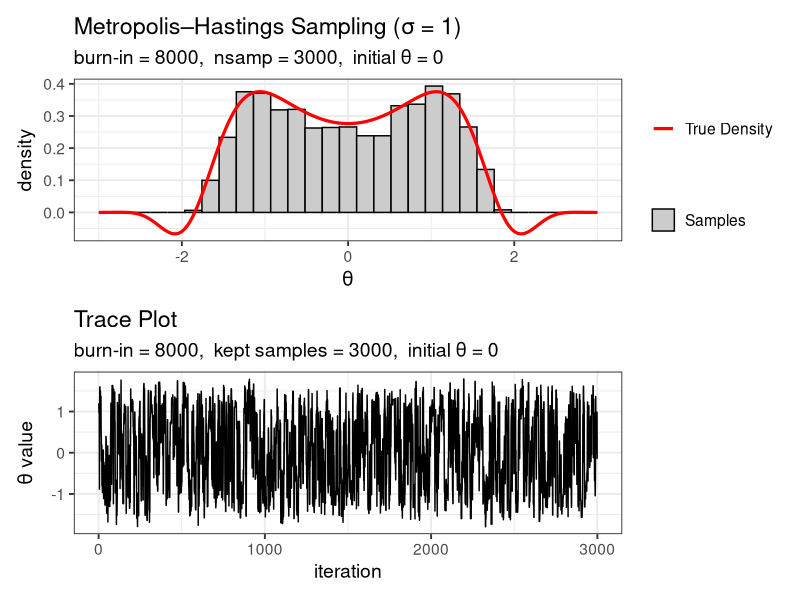
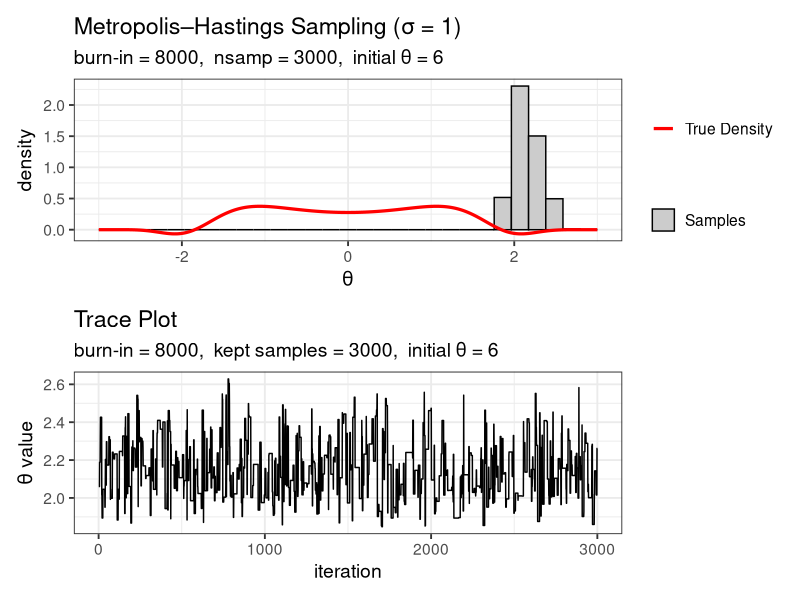
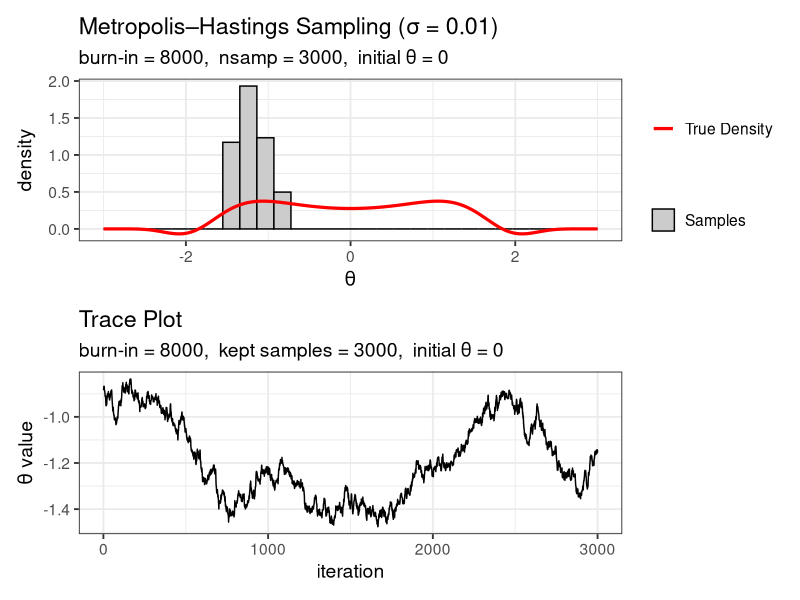
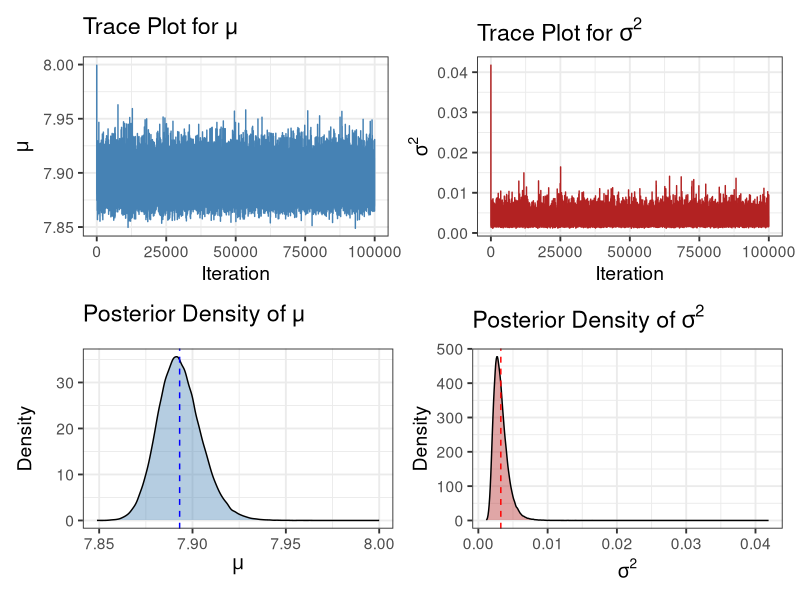
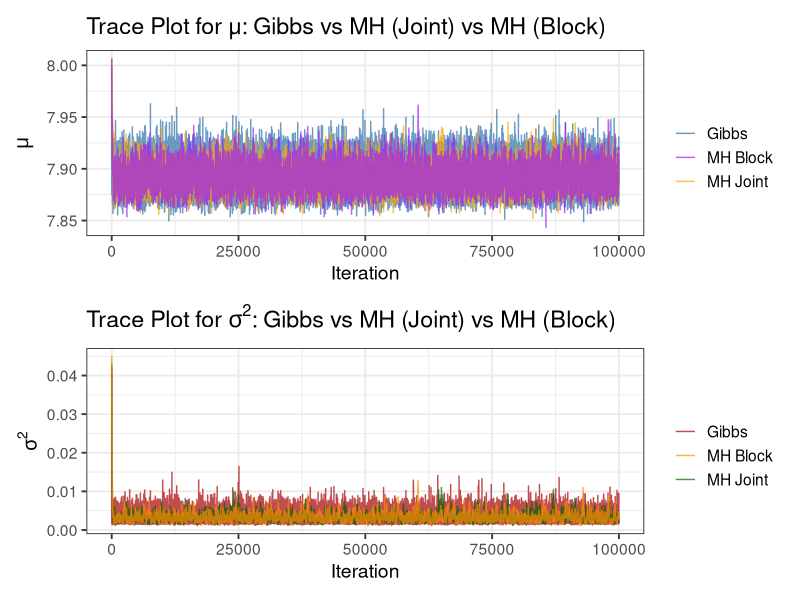
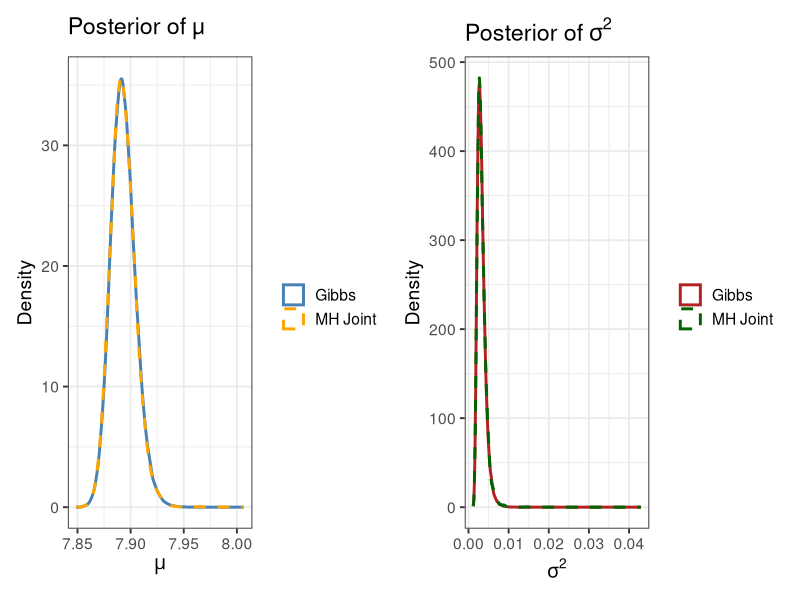
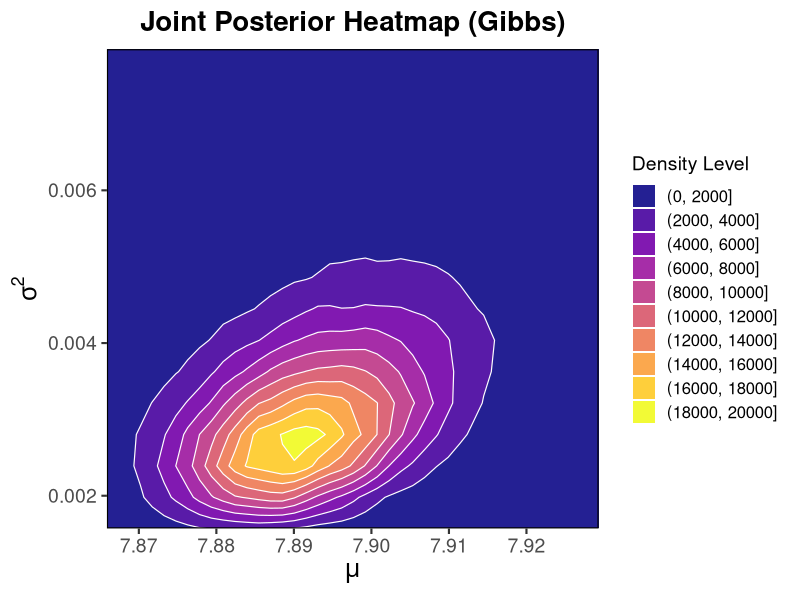
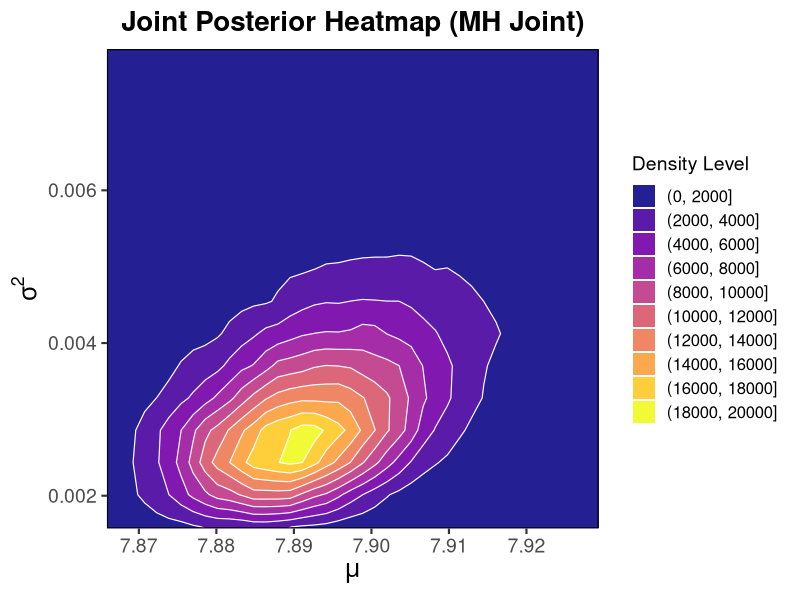

Write R code to recreate these figures, in order. (Note: a time limit stopped this script after it produced the figures.)
## ---- chunk 1
library(ggplot2)
library(patchwork)  
library(mvtnorm)
library(tidyr)
set.seed(431)
knitr::opts_chunk$set(echo = TRUE, fig.align = "center", 
                      fig.width = 10, fig.height = 6,
                      warning = FALSE, message = FALSE)
## ---- chunk 2
# Target distribution (unnormalized)
targetdist <- function(theta) {
  exp(-theta^4/6 + theta^2/2) * cos(theta^3/4)
}

# Single MH update step
MHstep <- function(theta_current, sig) {
  theta_star <- rnorm(1, mean = theta_current, sd = sig)  # propose candidate θ*
  accprob <- targetdist(theta_star) / targetdist(theta_current)  # acceptance probability
  accprob <- min(1, accprob)
  # accept or reject
  u <- runif(1)
  if (u <= accprob) {
    theta_next <- theta_star
    a <- 1
  } else {
    theta_next <- theta_current
    a <- 0
  }
  return(list(theta1 = theta_next, a = a))
}

# Metropolis-Hastings Sampler
MH_sampler <- function(nsamp, sig, burnin, lag, theta_current) {
  theta_samples <- numeric(nsamp)
  acc <- c(accepted = 0, proposed = 0)
  theta <- theta_current   # starting value
  # Burn-in
  for (i in 1:burnin) {
    step <- MHstep(theta, sig)
    theta <- step$theta1
    acc <- acc + c(step$a, 1)
  }
  # Main sampling
  for (i in 1:nsamp) {
    for (j in 1:lag) {
      step <- MHstep(theta, sig)
      theta <- step$theta1
      acc <- acc + c(step$a, 1)
    }
    theta_samples[i] <- theta
  }
  return(list(samples = theta_samples, acc = acc))
}

# Visualization function
plot_MH <- function(sig, nsamp = NULL, theta_initial = NULL) {
  
  # Pull global defaults if user does not override
  if (is.null(nsamp)) nsamp <- get("nsamp", envir = .GlobalEnv)
  if (is.null(theta_initial)) theta_initial <- get("theta_initial", envir = .GlobalEnv)
  
  # Run MH sampler
  result <- MH_sampler(
    nsamp = nsamp,
    sig = sig,
    burnin = burnin,
    lag = lag,
    theta_current = theta_initial   # pass renamed argument to MH sampler
  )
  
  theta_vals <- result$samples
  
  # True normalized density
  thetas <- seq(-3, 3, length.out = 500)
  dens <- targetdist(thetas)
  dens <- dens / sum(dens) / (thetas[2] - thetas[1])
  
  df_samples <- data.frame(theta = theta_vals)
  df_true    <- data.frame(theta = thetas, y = dens)
  
  # Histogram + True Density 
  p1 <- ggplot() +
    geom_histogram(data = df_samples,
                   aes(theta, y = ..density.., fill = "Samples"),
                   bins = 30, color = "black") +
    geom_line(data = df_true,
              aes(theta, y, color = "True Density"),
              size = 1.1) +
    scale_color_manual(values = c("True Density" = "red")) +
    scale_fill_manual(values = c("Samples" = "gray80")) +
    labs(
      title = paste0("Metropolis–Hastings Sampling (σ = ", sig, ")"),
      subtitle = paste0(
        "burn-in = ", burnin,
        ",  nsamp = ", nsamp,
        ",  initial θ = ", theta_initial
      ),
      x = expression(theta), y = "density",
      color = "", fill = ""
    ) +
    theme_bw(base_size = 14)
  
  # Trace Plot
  df_trace <- data.frame(iter = 1:length(theta_vals), value = theta_vals)
  
  p2 <- ggplot(df_trace, aes(iter, value)) +
    geom_line(color = "black") +
    labs(
      title = "Trace Plot",
      subtitle = paste0(
        "burn-in = ", burnin,
        ",  kept samples = ", nsamp,
        ",  initial θ = ", theta_initial
      ),
      y = expression(theta~value),
      x = "iteration"
    ) +
    theme_bw(base_size = 14)
  
  # Return stacked plots
  p1 / p2
}

# Set parameters
burnin <- 8000
lag <- 1
nsamp <- 50000
theta_initial <- 0   # global default
## ---- chunk 3
p1 <- plot_MH(sig = 1, nsamp = 3000, theta_initial = 0)
p1
ggsave("images/σ = 1, θ_i = 0.png", plot = p1, width = 10, height = 6, dpi = 300)
## ---- chunk 4
p2 <- plot_MH(sig = 1, nsamp = 3000, theta_initial = 6)
p2
ggsave("images/σ = 1, θ_i = 6.png", plot = p2, width = 10, height = 6, dpi = 300)
## ---- chunk 5
p3 <- plot_MH(sig = 0.01, nsamp = 3000, theta_initial = 0)
p3
ggsave("images/σ = 0.01, θ_i = 0.png", plot = p3, width = 10, height = 6, dpi = 300)
## ---- chunk 6
# Data summary
n    <- 24
ybar <- 7.8730           # sample mean
s     <- 0.05353         # sample sd

# Prior parameters
mu0       <- 7.9876      # prior mean for mu
sigma0.2  <- 0.000625    # prior variance of mu
alpha     <- 2.5         # IG(alpha, beta)
beta      <- 0.0043
## ---- chunk 7
# Run Gibbs sampler
Nsim <- 100000               # total draws
mus <- numeric(Nsim)         # store mu draws
sigma2 <- numeric(Nsim)      # store sigma^2 draws

# Initial values
mus[1] <- 8
SSE1   <- (n-1)*s^2 + n*(ybar - mus[1])^2
sigma2[1] <- 1 / rgamma(1, n/2 + alpha, SSE1/2 + beta)

# Gibbs updates
for (k in 2:Nsim) {
  # 1. Sample mu | sigma^2, y
  var_mu  <- 1 / (n / sigma2[k-1] + 1 / sigma0.2)
  mean_mu <- var_mu * (n*ybar / sigma2[k-1] + mu0 / sigma0.2)
  mus[k] <- rnorm(1, mean_mu, sqrt(var_mu))
  
  # 2. Sample sigma^2 | mu, y
  SSE <- (n-1)*s^2 + n*(ybar - mus[k])^2
  sigma2[k] <- 1 / rgamma(1, n/2 + alpha, SSE/2 + beta)
}

# Posterior summaries
cat("Posterior mean(mu):", mean(mus), "\n")
cat("Posterior sd(mu):",   sd(mus), "\n")
cat("95% CI for mu:\n"); print(quantile(mus, c(0.025, 0.975)))
cat("\nPosterior mean(sigma^2):", mean(sigma2), "\n")
cat("95% CI for sigma^2:\n"); print(quantile(sigma2, c(0.025, 0.975)))
## ---- chunk 8
# Trace plots
trace_mu <- ggplot(data.frame(iter = 1:Nsim, mu = mus),
                   aes(iter, mu)) +
  geom_line(color = "steelblue") +
  labs(title = "Trace Plot for μ",
       x = "Iteration", y = expression(mu)) +
  theme_bw(14)
trace_sigma2 <- ggplot(data.frame(iter = 1:Nsim, sigma2 = sigma2),
                       aes(iter, sigma2)) +
  geom_line(color = "firebrick") +
  labs(title = expression("Trace Plot for " * sigma^2),
       x = "Iteration", y = expression(sigma^2)) +
  theme_bw(14)

# Posterior density plots
dens_mu <- ggplot(data.frame(mu = mus), aes(mu)) +
  geom_density(fill = "steelblue", alpha = 0.4) +
  geom_vline(xintercept = mean(mus), color = "blue", linetype = 2) +
  labs(title = "Posterior Density of μ",
       x = expression(mu), y = "Density") +
  theme_bw(14)
dens_sigma2 <- ggplot(data.frame(sigma2 = sigma2), aes(sigma2)) +
  geom_density(fill = "firebrick", alpha = 0.4) +
  geom_vline(xintercept = mean(sigma2), color = "red", linetype = 2) +
  labs(title = expression("Posterior Density of " * sigma^2),
       x = expression(sigma^2), y = "Density") +
  theme_bw(14)

# Combined panels
p_gibbs <- (trace_mu | trace_sigma2) / (dens_mu | dens_sigma2)
p_gibbs
ggsave("images/Densityplot_gibbs.png", plot = p_gibbs, width = 12, height = 8, dpi = 300)
## ---- chunk 9
# Log-posterior for (mu, log_sigma2)
log_post <- function(mu, log_sigma2) {
  sigma2 <- exp(log_sigma2)
  
  # SSE(mu) using sufficient stats
  SSE <- (n - 1)*s^2 + n*(ybar - mu)^2
  
  # log-likelihood: N(mu, sigma2) for n observations
  lp_y <- -(n/2) * log(2*pi*sigma2) - SSE/(2*sigma2)
  
  # prior for mu ~ N(mu0, sigma0^2)
  lp_mu <- dnorm(mu, mean = mu0, sd = sqrt(sigma0.2), log = TRUE)
  
  # prior for sigma2 ~ IG(alpha, beta), up to constants:
  # p(sigma2) ∝ (sigma2)^-(alpha+1) exp(-beta/sigma2)
  lp_s2 <- -(alpha + 1)*log(sigma2) - beta/sigma2
  
  # Jacobian for transform sigma2 = exp(log_sigma2)
  lp_jac <- log_sigma2
  return(lp_y + lp_mu + lp_s2 + lp_jac)
} 

# MH sampler for joint update
mh_sampler <- function(Nsim, start_mu, start_log_s2,
                       prop_sd_mu, prop_sd_log_s2) {
  mu     <- numeric(Nsim)
  log_s2 <- numeric(Nsim)
  mu[1]     <- start_mu
  log_s2[1] <- start_log_s2
  acc <- 0
  
  for (k in 2:Nsim) {
    # Propose new (mu, log_sigma2) with Gaussian random walk
    mu_prop     <- rnorm(1, mean = mu[k-1],     sd = prop_sd_mu)
    log_s2_prop <- rnorm(1, mean = log_s2[k-1], sd = prop_sd_log_s2)
    
    # Log acceptance ratio (symmetric proposal ⇒ q cancels)
    log_alpha <- log_post(mu_prop, log_s2_prop) -
                 log_post(mu[k-1], log_s2[k-1])
    
    if (log(runif(1)) < log_alpha) {
      # accept
      mu[k]     <- mu_prop
      log_s2[k] <- log_s2_prop
      acc <- acc + 1
    } else {
      # reject (stay at previous)
      mu[k]     <- mu[k-1]
      log_s2[k] <- log_s2[k-1]
    }
  }
  
  list(mu = mu,
       sigma2 = exp(log_s2),
       acc_rate = acc / (Nsim - 1))
}
## ---- chunk 10
# Run MH sampler (joint update)
mh_out <- mh_sampler(
  Nsim          = Nsim,
  start_mu      = mus[1],
  start_log_s2  = log(sigma2[1]),
  prop_sd_mu    = 0.005,   # tune these
  prop_sd_log_s2 = 0.05
)

cat("MH (joint) acceptance rate:", mh_out$acc_rate, "\n")
## ---- chunk 11
# MH sampler for block-update (Metropolis-within-Gibbs)
mh_block_sampler <- function(Nsim, start_mu, start_log_s2,
                            prop_sd_mu, prop_sd_log_s2) {
  mu     <- numeric(Nsim)
  log_s2 <- numeric(Nsim)
  mu[1]     <- start_mu
  log_s2[1] <- start_log_s2
  acc_mu <- 0
  acc_lambda <- 0
  
  for (k in 2:Nsim) {
    # Block 1: Update mu given current lambda
    mu_prop <- rnorm(1, mean = mu[k-1], sd = prop_sd_mu)
    log_alpha_mu <- log_post(mu_prop, log_s2[k-1]) -
                    log_post(mu[k-1], log_s2[k-1])
    
    if (log(runif(1)) < log_alpha_mu) {
      mu[k] <- mu_prop
      acc_mu <- acc_mu + 1
    } else {
      mu[k] <- mu[k-1]
    }
    
    # Block 2: Update lambda given current mu
    log_s2_prop <- rnorm(1, mean = log_s2[k-1], sd = prop_sd_log_s2)
    log_alpha_lambda <- log_post(mu[k], log_s2_prop) -
                        log_post(mu[k], log_s2[k-1])
    
    if (log(runif(1)) < log_alpha_lambda) {
      log_s2[k] <- log_s2_prop
      acc_lambda <- acc_lambda + 1
    } else {
      log_s2[k] <- log_s2[k-1]
    }
  }
  
  list(mu = mu,
       sigma2 = exp(log_s2),
       acc_rate_mu = acc_mu / (Nsim - 1),
       acc_rate_lambda = acc_lambda / (Nsim - 1),
       acc_rate_overall = (acc_mu + acc_lambda) / (2 * (Nsim - 1)))
}

# Run block-update MH sampler
mh_block_out <- mh_block_sampler(
  Nsim          = Nsim,
  start_mu      = mus[1],
  start_log_s2  = log(sigma2[1]),
  prop_sd_mu    = 0.005,   # same as joint update
  prop_sd_log_s2 = 0.05
)

cat("MH (block) acceptance rate for μ:", mh_block_out$acc_rate_mu, "\n")
cat("MH (block) acceptance rate for λ:", mh_block_out$acc_rate_lambda, "\n")
cat("MH (block) overall acceptance rate:", mh_block_out$acc_rate_overall, "\n")
## ---- chunk 12
# Comparison data frame including block-update
df_comp <- data.frame(
  iter          = 1:Nsim,
  gibbs_mu      = mus,
  mh_joint_mu   = mh_out$mu,
  mh_block_mu   = mh_block_out$mu,
  gibbs_sigma2  = sigma2,
  mh_joint_sigma2 = mh_out$sigma2,
  mh_block_sigma2 = mh_block_out$sigma2
)
## ---- chunk 13
# Trace Plot comparison (all three methods)
trace_mu_all <- ggplot(df_comp) +
  geom_line(aes(iter, gibbs_mu, colour = "Gibbs"), alpha = 0.8) +
  geom_line(aes(iter, mh_joint_mu, colour = "MH Joint"), alpha = 0.7) +
  geom_line(aes(iter, mh_block_mu, colour = "MH Block"), alpha = 0.7) +
  scale_colour_manual(values = c("Gibbs" = "steelblue",
                                 "MH Joint" = "orange",
                                 "MH Block" = "purple")) +
  labs(title = "Trace Plot for μ: Gibbs vs MH (Joint) vs MH (Block)",
       x = "Iteration", y = expression(mu), colour = "") +
  theme_bw(14)
trace_s2_all <- ggplot(df_comp) +
  geom_line(aes(iter, gibbs_sigma2, colour = "Gibbs"), alpha = 0.8) +
  geom_line(aes(iter, mh_joint_sigma2, colour = "MH Joint"), alpha = 0.7) +
  geom_line(aes(iter, mh_block_sigma2, colour = "MH Block"), alpha = 0.7) +
  scale_colour_manual(values = c("Gibbs" = "firebrick",
                                 "MH Joint" = "darkgreen",
                                 "MH Block" = "darkorange")) +
  labs(title = expression("Trace Plot for " * sigma^2 * ": Gibbs vs MH (Joint) vs MH (Block)"),
       x = "Iteration", y = expression(sigma^2), colour = "") +
  theme_bw(14)
trace_mu_all / trace_s2_all
## ---- chunk 14
# Density comparison (Gibbs vs MH Joint only for this plot)
dens_mu_all <- ggplot(df_comp) +
  geom_density(aes(gibbs_mu, colour = "Gibbs"), adjust = 1.2, linewidth = 1) +
  geom_density(aes(mh_joint_mu, colour = "MH Joint"), adjust = 1.2, linetype = 2, linewidth = 1) +
  scale_colour_manual(values = c("Gibbs" = "steelblue",
                                 "MH Joint" = "orange")) +
  labs(title = "Posterior of μ",
       x = expression(mu), y = "Density", colour = "") +
  theme_bw(14)
dens_s2_all <- ggplot(df_comp) +
  geom_density(aes(gibbs_sigma2, colour = "Gibbs"), adjust = 1.2, linewidth = 1) +
  geom_density(aes(mh_joint_sigma2, colour = "MH Joint"), adjust = 1.2, linetype = 2, linewidth = 1) +
  scale_colour_manual(values = c("Gibbs" = "firebrick",
                                 "MH Joint" = "darkgreen")) +
  labs(title = expression("Posterior of " * sigma^2),
       x = expression(sigma^2), y = "Density", colour = "") +
  theme_bw(14)

# Combined posterior comparison plot
p_posterior <- dens_mu_all | dens_s2_all
p_posterior
ggsave("images/Posterior(Gibbs V.S. MH).png", plot = p_posterior, width = 12, height = 5, dpi = 300)
## ---- chunk 15
# Joint posterior heatmaps (all three methods)
mh_mu_q  <- quantile(c(df_comp$mh_joint_mu, df_comp$mh_block_mu), probs = c(0.005, 0.995))
mh_s2_q  <- quantile(c(df_comp$mh_joint_sigma2, df_comp$mh_block_sigma2), probs = c(0.005, 0.995))
zoom_x <- c(mh_mu_q[1], mh_mu_q[2])
zoom_y <- c(mh_s2_q[1], mh_s2_q[2])

heat_gibbs_zoom <- ggplot(df_comp, aes(gibbs_mu, gibbs_sigma2)) +
  stat_density_2d_filled(contour_var = "density", alpha = 0.9) +
  stat_density_2d(color = "white", linewidth = 0.4) +
  scale_fill_viridis_d(option = "C") +
  coord_cartesian(xlim = zoom_x, ylim = zoom_y, expand = FALSE) +
  labs(
    title = "Joint Posterior Heatmap (Gibbs)",
    x = expression(mu),
    y = expression(sigma^2),
    fill = "Density Level"
  ) +
  theme_bw(base_size = 16) +
  theme(
    plot.title = element_text(size = 20, face = "bold", hjust = 0.5),
    axis.title = element_text(size = 18),
    axis.text  = element_text(size = 14),
    legend.title = element_text(size = 14),
    legend.text  = element_text(size = 12),
    panel.border = element_rect(linewidth = 0.8, color = "black"),
    panel.grid = element_blank()
  )
heat_gibbs_zoom
ggsave("images/Heatmap(Gibbs).png", plot = heat_gibbs_zoom, width = 10, height = 8, dpi = 300)

heat_mh_joint_zoom <- ggplot(df_comp, aes(mh_joint_mu, mh_joint_sigma2)) +
  stat_density_2d_filled(contour_var = "density", alpha = 0.9) +
  stat_density_2d(color = "white", linewidth = 0.4) +
  scale_fill_viridis_d(option = "C") +
  coord_cartesian(xlim = zoom_x, ylim = zoom_y, expand = FALSE) +
  labs(
    title = "Joint Posterior Heatmap (MH Joint)",
    x = expression(mu),
    y = expression(sigma^2),
    fill = "Density Level"
  ) +
  theme_bw(base_size = 16) +
  theme(
    plot.title = element_text(size = 20, face = "bold", hjust = 0.5),
    axis.title = element_text(size = 18),
    axis.text  = element_text(size = 14),
    legend.title = element_text(size = 14),
    legend.text  = element_text(size = 12),
    panel.border = element_rect(linewidth = 0.8, color = "black"),
    panel.grid = element_blank()
  )
heat_mh_joint_zoom
ggsave("images/Heatmap(MH).png", plot = heat_mh_joint_zoom, width = 10, height = 8, dpi = 300)

heat_mh_block_zoom <- ggplot(df_comp, aes(mh_block_mu, mh_block_sigma2)) +
  stat_density_2d_filled(contour_var = "density", alpha = 0.9) +
  stat_density_2d(color = "white", linewidth = 0.4) +
  scale_fill_viridis_d(option = "C") +
  coord_cartesian(xlim = zoom_x, ylim = zoom_y, expand = FALSE) +
  labs(
    title = "Joint Posterior Heatmap (MH Block)",
    x = expression(mu),
    y = expression(sigma^2),
    fill = "Density Level"
  ) +
  theme_bw(base_size = 16) +
  theme(
    plot.title = element_text(size = 20, face = "bold", hjust = 0.5),
    axis.title = element_text(size = 18),
    axis.text  = element_text(size = 14),
    legend.title = element_text(size = 14),
    legend.text  = element_text(size = 12),
    panel.border = element_rect(linewidth = 0.8, color = "black"),
    panel.grid = element_blank()
  )
heat_mh_block_zoom
## ---- chunk 16
# Comparison of acceptance rates and autocorrelation
cat("\n=== Acceptance Rate Comparison ===\n")
cat("MH Joint acceptance rate:", mh_out$acc_rate, "\n")
cat("MH Block acceptance rate (μ):", mh_block_out$acc_rate_mu, "\n")
cat("MH Block acceptance rate (λ):", mh_block_out$acc_rate_lambda, "\n")
cat("MH Block overall acceptance rate:", mh_block_out$acc_rate_overall, "\n")

# Compute autocorrelation for comparison
acf_mu_gibbs <- acf(mus, plot = FALSE, lag.max = 50)
acf_mu_joint <- acf(mh_out$mu, plot = FALSE, lag.max = 50)
acf_mu_block <- acf(mh_block_out$mu, plot = FALSE, lag.max = 50)
acf_s2_gibbs <- acf(sigma2, plot = FALSE, lag.max = 50)
acf_s2_joint <- acf(mh_out$sigma2, plot = FALSE, lag.max = 50)
acf_s2_block <- acf(mh_block_out$sigma2, plot = FALSE, lag.max = 50)

cat("\n=== Autocorrelation at lag 1 ===\n")
cat("μ - Gibbs:", acf_mu_gibbs$acf[2], "\n")
cat("μ - MH Joint:", acf_mu_joint$acf[2], "\n")
cat("μ - MH Block:", acf_mu_block$acf[2], "\n")
cat("σ² - Gibbs:", acf_s2_gibbs$acf[2], "\n")
cat("σ² - MH Joint:", acf_s2_joint$acf[2], "\n")
cat("σ² - MH Block:", acf_s2_block$acf[2], "\n")

# Autocorrelation plots
acf_df_mu <- data.frame(
  lag = 0:50,
  Gibbs = acf_mu_gibbs$acf,
  `MH Joint` = acf_mu_joint$acf,
  `MH Block` = acf_mu_block$acf
)
acf_df_mu_long <- tidyr::pivot_longer(acf_df_mu, cols = -lag, names_to = "Method", values_to = "ACF")

acf_df_s2 <- data.frame(
  lag = 0:50,
  Gibbs = acf_s2_gibbs$acf,
  `MH Joint` = acf_s2_joint$acf,
  `MH Block` = acf_s2_block$acf
)
acf_df_s2_long <- tidyr::pivot_longer(acf_df_s2, cols = -lag, names_to = "Method", values_to = "ACF")

acf_plot_mu <- ggplot(acf_df_mu_long, aes(lag, ACF, colour = Method)) +
  geom_line(linewidth = 1) +
  geom_hline(yintercept = 0, linetype = 2, color = "gray") +
  scale_colour_manual(values = c("Gibbs" = "steelblue",
                                 "MH Joint" = "orange",
                                 "MH Block" = "purple")) +
  labs(title = "Autocorrelation Function for μ",
       x = "Lag", y = "ACF", colour = "") +
  theme_bw(14)

acf_plot_s2 <- ggplot(acf_df_s2_long, aes(lag, ACF, colour = Method)) +
  geom_line(linewidth = 1) +
  geom_hline(yintercept = 0, linetype = 2, color = "gray") +
  scale_colour_manual(values = c("Gibbs" = "firebrick",
                                 "MH Joint" = "darkgreen",
                                 "MH Block" = "darkorange")) +
  labs(title = expression("Autocorrelation Function for " * sigma^2),
       x = "Lag", y = "ACF", colour = "") +
  theme_bw(14)

acf_plot_mu | acf_plot_s2
